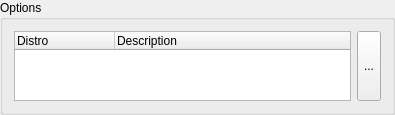
<?xml version="1.0" encoding="UTF-8"?>
<ui version="4.0">
 <class>name_picker</class>
 <widget class="QGroupBox" name="name_picker">
  <property name="geometry">
   <rect>
    <x>0</x>
    <y>0</y>
    <width>395</width>
    <height>104</height>
   </rect>
  </property>
  <property name="title">
   <string>Options</string>
  </property>
  <property name="flat">
   <bool>false</bool>
  </property>
  <layout class="QHBoxLayout" name="horizontalLayout">
   <item>
    <widget class="QTreeWidget" name="name_tree">
     <property name="rootIsDecorated">
      <bool>false</bool>
     </property>
     <property name="itemsExpandable">
      <bool>false</bool>
     </property>
     <column>
      <property name="text">
       <string>Distro</string>
      </property>
     </column>
     <column>
      <property name="text">
       <string>Description</string>
      </property>
     </column>
    </widget>
   </item>
   <item>
    <widget class="QToolButton" name="reset_to_default_btn">
     <property name="sizePolicy">
      <sizepolicy hsizetype="Fixed" vsizetype="Expanding">
       <horstretch>0</horstretch>
       <verstretch>0</verstretch>
      </sizepolicy>
     </property>
     <property name="toolTip">
      <string>Reset to defaults</string>
     </property>
     <property name="text">
      <string>...</string>
     </property>
    </widget>
   </item>
  </layout>
 </widget>
 <resources/>
 <connections/>
</ui>
